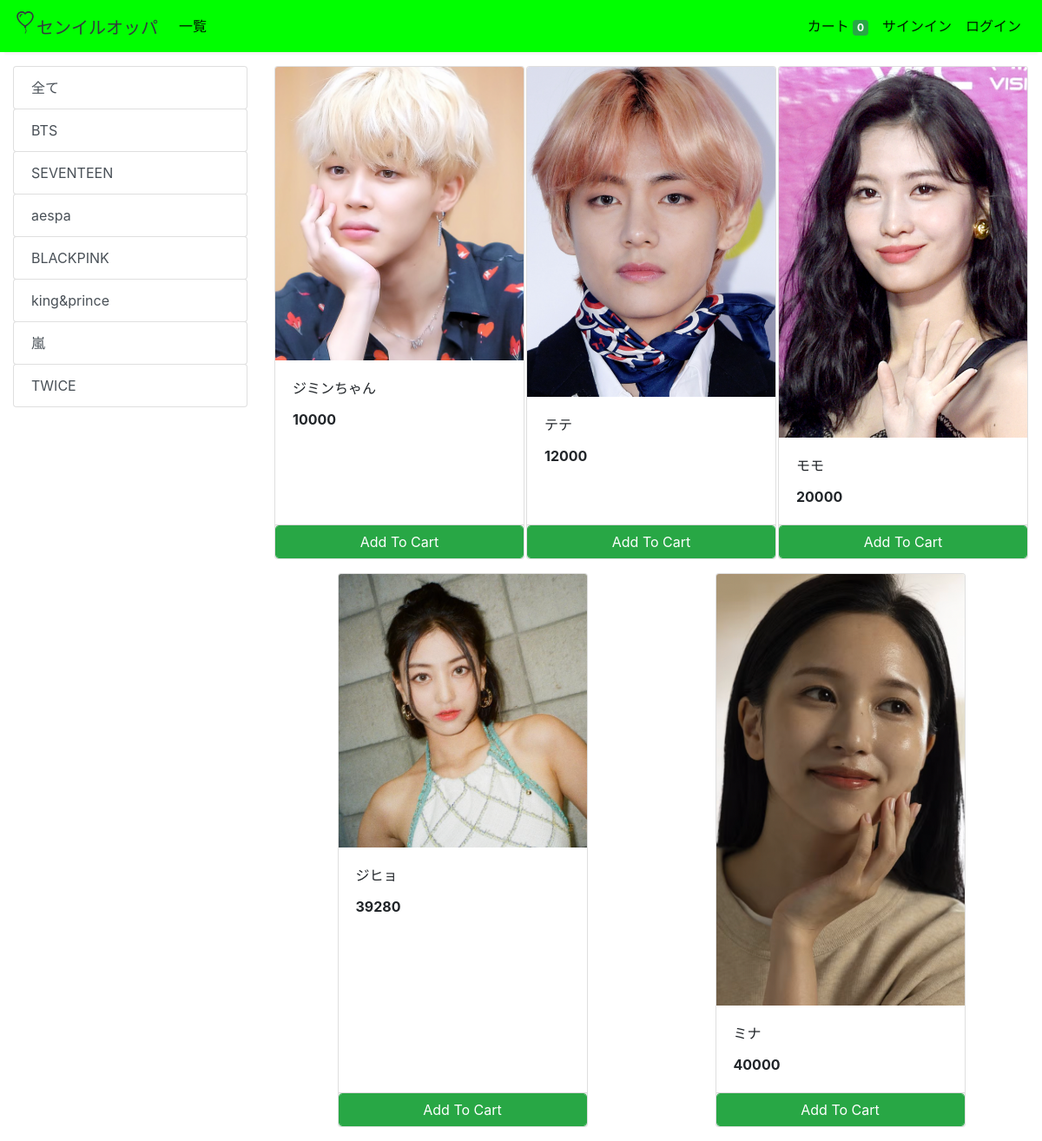
The app's page /store with its own data.
### store/models/category.py (models this page shows, shortened)
class Category(models.Model):
    name= models.CharField(max_length=50)
    @staticmethod
    def get_all_categories():
        return Category.objects.all()

### store/models/product.py (models this page shows, shortened)
class Products(models.Model):
    name = models.CharField(max_length=60)
    price= models.IntegerField(default=0)
    category= models.ForeignKey(Category,on_delete=models.CASCADE,default=1 )
    description= models.CharField(max_length=250, default='', blank=True, null= True)
    image= models.ImageField(upload_to='uploads/products/')
    @staticmethod
    def get_all_products():
        return Products.objects.all()

### store/views/home.py (the view)
# urls.py: path('' , include('store.urls'))
def store(request):
    cart = request.session.get('cart')
    if not cart:
        request.session['cart'] = {}
    products = None
    categories = Category.get_all_categories()
    categoryID = request.GET.get('category')
    if categoryID:
        products = Products.get_all_products_by_categoryid(categoryID)
    else:
        products = Products.get_all_products();
    data = {}
    data['products'] = products
    data['categories'] = categories
    print('you are : ', request.session.get('email'))
    return render(request, 'index.html', data)

### store/templatetags/cart.py (called while the page is built)
@register.filter (name='is_in_cart')
def is_in_cart(product, cart):
    keys = cart.keys ()
    for id in keys:
        if int (id) == product.id:
            return True
    return False;

### store/templatetags/custom_filter.py (called while the page is built)
@register.filter(name='currency')
def currency(number):
    return str(number)

### store/templates/index.html (shortened to what this page needs)
{% extends 'base.html' %}
{% block content %}
{% load cart %}
{% load custom_filter %}
<div class="container-fluid mt-3">
	<div class="row">
		<div class="col-lg-3 mx-auto">
			<div class="list-group">
				<a href="/" class="list-group-item list-group-item-action btn btn-outline-success">全て</a>
				{% for category in categories %}
				<a href="/?category={{category.id}}"
					class="list-group-item list-group-item-action btn btn-outline-success ">{{category.name}}</a>
				{% endfor %}
			</div>
		</div>
		<div id='products' class="col-lg-9 mx-auto">
			<div class="row mx-auto">
				{% for product in products %}
				<div class="card mx-auto mb-3" id={{product.id}} style="width: 18rem;">
					<img class="card-img-top" src="{{product.image.url}}" alt="Card image cap">
					<div class="card-body">
						<p class="card-title">{{product.name}}</p>
						<p class="card-text"><b>{{product.price|currency}}</b></p>
					</div>
					<div class="card-footer p-0 no-gutters">
						{% if product|is_in_cart:request.session.cart %}
						<div class="row no-gutters">
							<form action="/#{{product.id}}" class="col-2 " method="post">
								{% csrf_token %}
								<input hidden type="text" name='product' value='{{product.id}}'>
								<input hidden type="text" name='remove' value='True'>
								<input type="submit" value=" - " class="btn btn-block btn-success border-right">
							</form>
							<div class="text-center col btn btn-success">{{product|cart_quantity:request.session.cart}} in Cart</div>
							<form action="/#{{product.id}}" class="col-2 " method="post">
								{% csrf_token %}
								<input hidden type="text" name='product' value='{{product.id}}'>
								<input type="submit" value=" + " class="btn btn-block btn-success border-left">
							</form>
						</div>
						{% else %}
						<form action="/#{{product.id}}" method="POST" class="btn-block">
							<input type="submit" class="float-right btn btn-success form-control"
								value="Add To Cart">
						</form>
						{% endif %}
					</div>
				</div>
				{% endfor %}
			</div>
		</div>
	</div>
</div>
{% endblock %}

### store/templates/base.html (shortened to what this page needs)
<!doctype html>
<html lang="ja">
<head>
  <link rel="stylesheet" href="https://maxcdn.bootstrapcdn.com/bootstrap/4.0.0/css/bootstrap.min.css"
>
</head>
<body>
<nav class="one-edge-shadow
  navbar navbar-light
  sticky-top navbar
  navbar-expand-lg
  text-white">
    <a class="navbar-brand ms-3 text-dark " href="/">
    <link rel="stylesheet" href="https://use.fontawesome.com/releases/v5.7.0/css/all.css">
センイルオッパ</a>
    <div class="collapse navbar-collapse" id="navbarSupportedContent">
      <ul class="navbar-nav mr-auto">
        <li class="nav-item active">
          <a class="nav-link" href="/store">一覧 <span class="sr-only">(current)</span></a>
        </li>
          </ul>
      <ul class=" navbar-nav my-2 my-lg-0">
        <li class="nav-item active">
          <a class="nav-link" href="/cart">カート
            <span class="badge badge-success">{{request.session.cart.keys|length}}</span>
            <span class="sr-only">(current)</span></a>
        </li>
        {% if request.session.customer %}
        <li class="nav-item active ">
          <a class="nav-link" href="/orders">履歴<span class="sr-only">(current)</span></a>
        </li>
        <li class="nav-item active ">
          <a class="nav-link" href="/logout">ログアウト<span class="sr-only">(current)</span></a>
        </li>
        {% else %}
        <li class="nav-item active">
          <a class="nav-link" href="/signup">サインイン<span class="sr-only">(current)</span></a>
        </li>
        <li class="nav-item active">
          <a class="nav-link" href="/login">ログイン<span class="sr-only">(current)</span></a>
        </li>
        {% endif %}
      </ul>
    </div>
  </nav>
  {% block content %}{% endblock %}
</body>
</html>

### store/templates/base.html (style rules this page uses)
nav { background-color: lime; }
.one-edge-shadow { box-shadow: 0 8px 2px -5px rgb(246, 245, 245); }

### records on screen
Category: name "BTS"
Category: name "SEVENTEEN"
Category: name "aespa"
Category: name "BLACKPINK"
Category: name "king&prince"
Category: name "嵐"
Category: name "TWICE"
Products: image (picture), name "ジミンちゃん", price "10000"
Products: image (picture), name "テテ", price "12000"
Products: image (picture), name "モモ", price "20000"
Products: image (picture), name "ジヒョ", price "39280"
Products: image (picture), name "ミナ", price "40000"

### other values on screen
{{ request.session.cart.keys|length }} "0"
